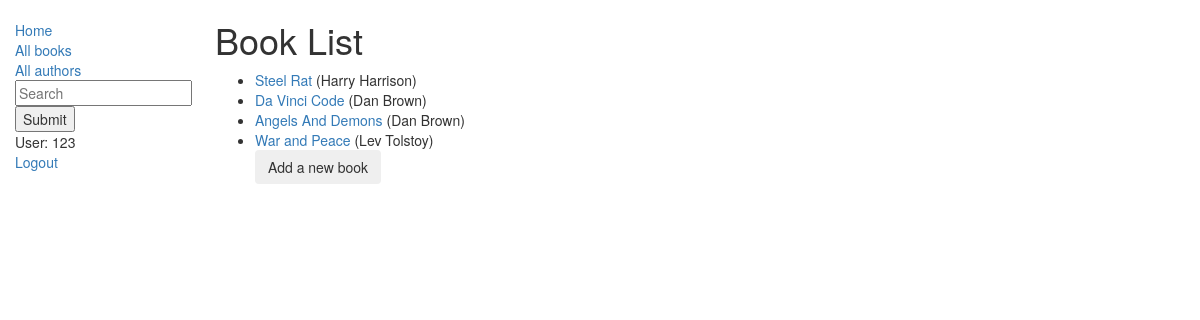
Page /catalog/books/ (signed in) on the committed database.
### catalog/models.py (models this page shows, shortened)
class Book(models.Model):
    book_title = models.CharField(max_length=200)
    author = models.ManyToManyField(Author)
    def get_absolute_url(self):
        return reverse('book-detail', args=[str(self.id)])
    def display_author(self):
        return ', '.join([ author.author_name for author in self.author.all() ])
    display_author.short_description = 'Author'

class Author(models.Model):
    author_name = models.CharField(max_length=200)

### catalog/views.py (the view)
# urls.py: path('books/', views.BookListView.as_view(), name='books'),
class BookListView(LoginRequiredMixin, generic.ListView):
    model = Book
    def get_queryset(self):
        result = super(BookListView, self).get_queryset()
        query = self.request.GET.get('q')
        if query:
            result = result.filter(Q(book_title__icontains=query) | Q(author__author_name__icontains=query))
        return result

### catalog/templates/catalog/book_list.html (shortened to what this page needs)
{% extends "base_generic.html" %}
{% block content %}
    <h1>Book List</h1>
    {% if book_list %}
    <ul>
      {% for book in book_list %}
      <li>
        <a href="{{ book.get_absolute_url }}">{{ book.book_title }}</a> ({{ book.display_author }})
      </li>
      {% endfor %}
      <form action="{% url 'book_create'%}?next={{request.path}}" method="get">
        <input type="submit" class="btn" value="Add a new book">
      </form>
    </ul>
    {% else %}
      <p>There are no books in the library.</p>
    {% endif %}
{% endblock %}

### catalog/templates/base_generic.html (shortened to what this page needs)
<!DOCTYPE html>
<html lang="en">
<head>
  <link rel="stylesheet" href="https://maxcdn.bootstrapcdn.com/bootstrap/3.3.7/css/bootstrap.min.css">
  {% load static %}
  <link rel="stylesheet" href="{% static 'css/styles.css' %}">
</head>
<body>
  <div class="container-fluid">
    <div class="row">
      <div class="col-sm-2">
      {% block sidebar %}
      <ul class="sidebar-nav">
          <li><a href="{% url 'index' %}">Home</a></li>
          <li><a href="{% url 'books' %}">All books</a></li>
          <li><a href="{% url 'authors' %}">All authors</a></li>
          <form id="searchform" action="." method="get" accept-charset="utf-8">
            <input class="searchfield" id="searchbox" name="q" type="text" placeholder="Search">
            <button id="search_submit" type="submit" >Submit</button>
          </form>
          {% if user.is_authenticated %}
            <li>User: {{ user.get_username }}</li>
            <li><a href="{% url 'logout'%}?next={{request.path}}">Logout</a></li>
          {% else %}
            <li><a href="{% url 'login'%}?next={{request.path}}">Login</a></li>
          {% endif %}
      </ul>
     {% endblock %}
      </div>
      <div class="col-sm-10 ">
      {% block content %}{% endblock %}
      </div>
    </div>
  </div>
</body>
</html>

### catalog/static/css/styles.css (style rules this page uses)
.sidebar-nav { margin-top: 20px; padding: 0; list-style: none; }

### rows in the picture
Book: book_title "Steel Rat", display_author "Harry Harrison"
Book: book_title "Da Vinci Code", display_author "Dan Brown"
Book: book_title "Angels And Demons", display_author "Dan Brown"
Book: book_title "War and Peace", display_author "Lev Tolstoy"

### other values in the picture
{{ user.get_username }} "123"
